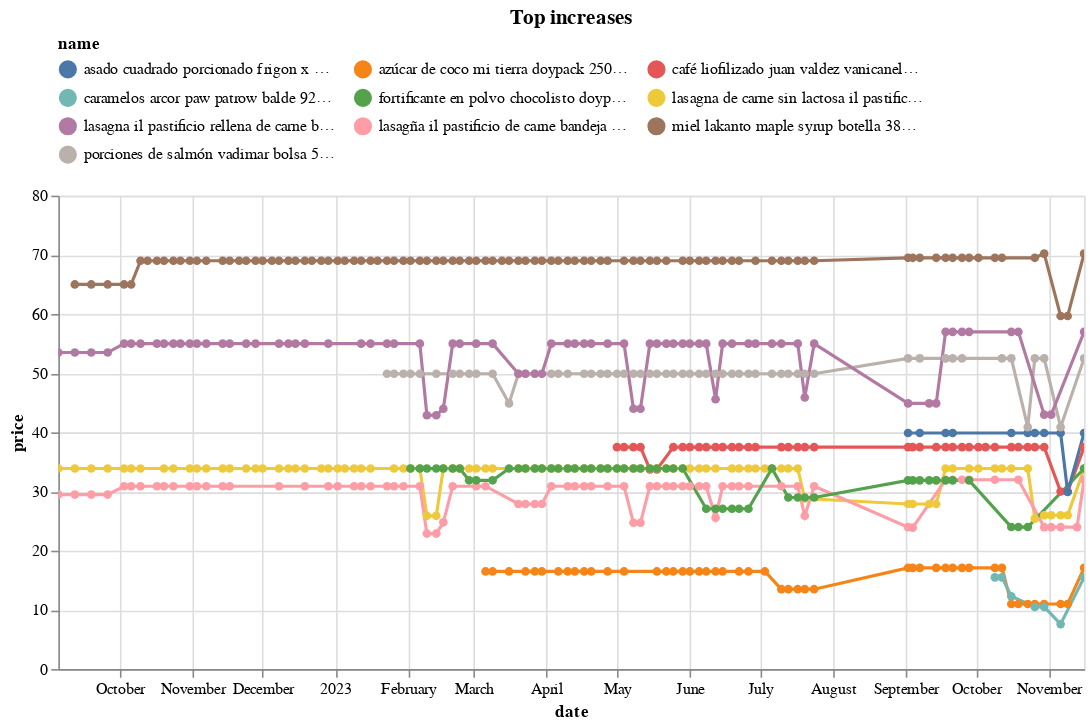

The cell this chart's notebook holds for it:
### Code cell
(top_changes_abs
 .sort_values('change')
 .tail(10)
 .pipe(plot_changes, 'Top increases')
)

### Figure 1 — Vega-Lite specification as saved in the notebook (floating-point values rounded to 4 significant figures; data arrays with more than 128 entries replaced by an {"elided": "..."} marker saying what was removed)
{"config": {"view": {"continuousWidth": 300, "continuousHeight": 300}, "legend": {"columns": 3, "orient": "top"}}, "data": {"name": "data-c4e9ed7fc20fa19c530cb4f7a5cf9c61"}, "mark": {"type": "line", "point": true}, "encoding": {"color": {"field": "name", "scale": {"domain": ["asado cuadrado porcionado frigon x kg (plaza_vea)", "azúcar de coco mi tierra doypack 250g (plaza_vea)", "café liofilizado juan valdez vanicanela frasco 95g (plaza_vea)", "caramelos arcor paw patrow balde 92g (plaza_vea)", "fortificante en polvo chocolisto doypack 1160g (plaza_vea)", "lasagna de carne sin lactosa il pastificio 500g bandeja 1un (plaza_vea)", "lasagna il pastificio rellena de carne bandeja 1kg (plaza_vea)", "lasagña il pastificio de carne bandeja 500g (plaza_vea)", "miel lakanto maple syrup botella 384ml (plaza_vea)", "porciones de salmón vadimar bolsa 500g (plaza_vea)"]}, "type": "nominal"}, "tooltip": [{"field": "name", "type": "nominal"}, {"field": "price", "type": "quantitative"}, {"field": "last_price", "type": "quantitative"}], "x": {"field": "date", "type": "temporal"}, "y": {"field": "price", "type": "quantitative"}}, "params": [{"name": "param_11", "select": {"type": "point", "fields": ["name"]}, "bind": "legend"}, {"name": "param_12", "select": {"type": "interval", "encodings": ["x", "y"]}, "bind": "scales"}], "title": "Top increases", "transform": [{"filter": {"param": "param_11"}}], "width": 650, "$schema": "https://vega.github.io/schema/vega-lite/v5.15.1.json", "datasets": {"data-c4e9ed7fc20fa19c530cb4f7a5cf9c61": {"elided": "566 records"}}}
